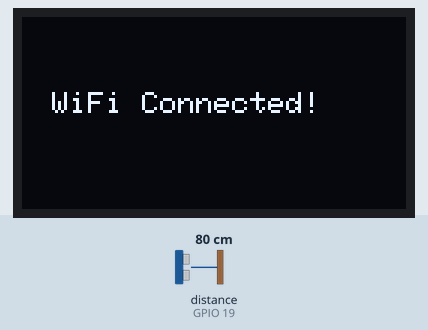
Bench run of a sketch on a simulated ESP32. On the bench: 128×64 one-colour display. Wiring (inferred from the names in the program): ultrasonic range finder: trigger GPIO 18; echo GPIO 19. The test bench sets the inputs (shaded band); at power-on: distance to the obstacle (sensor on GPIO 19) 80 cm. The echo pulse lasts 58.3 µs per cm; WiFi joins after 1.5 s; servers stay silent unless stated; uploads are accepted with an empty reply; the modem accepts every AT command (registered, SIM ready, sends succeed) and sends nothing else; what the sketch prints to the serial monitor is not drawn.

Above: at 3.7 s.
At 7.7 s:
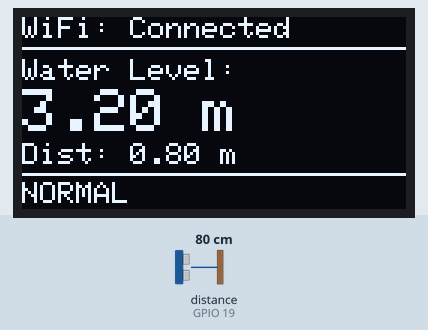
7.8 s: distance to the obstacle (sensor on GPIO 19) set to 2 cm
At 12.5 s:
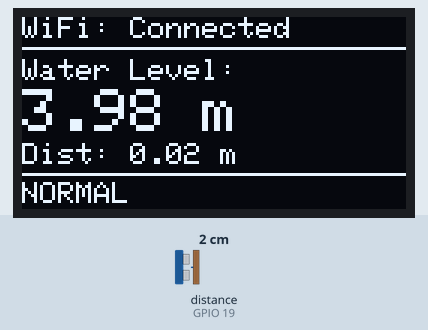
13.4 s: distance to the obstacle (sensor on GPIO 19) set to 4 cm
At 17.8 s:
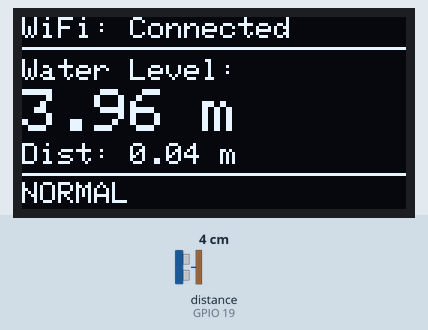
19.0 s: distance to the obstacle (sensor on GPIO 19) set to 9 cm
At 23.2 s:
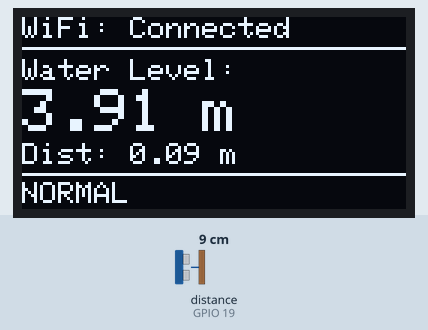
Timing chart, 0 to 24.7 s (numbered marks = the images above; inputs shaded):
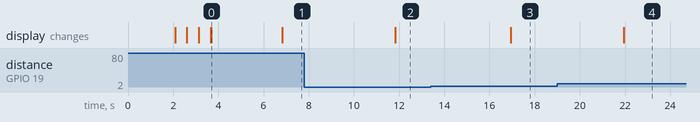

Measured:
- after the input at 7.8 s, the display: changes after 4.0 s (image 2)
- after the input at 13.4 s, the display: changes after 3.5 s (image 3)
- after the input at 19.0 s, the display: changes after 3.0 s (image 4)
- what the display in image 0 shows lasts 3.1 s, from 3.7 s to 6.8 s

The sketch:

hydroalert_v1.2.ino
```cpp
#include <HardwareSerial.h>
#include <WiFi.h>
#include <HTTPClient.h>
#include <ArduinoJson.h>
#include <Wire.h>
#include <Adafruit_GFX.h>
#include <Adafruit_SSD1306.h>

HardwareSerial sim800l(1);   // UART1: RX pin 16, TX pin 17

// ================== OLED Config ==================
#define SCREEN_WIDTH 128
#define SCREEN_HEIGHT 64
#define OLED_RESET    -1
#define OLED_ADDRESS  0x3C
Adafruit_SSD1306 display(SCREEN_WIDTH, SCREEN_HEIGHT, &Wire, OLED_RESET);

// ================== WiFi & Firebase Config ==================
const char* ssid = "Titus 3:5-7";
const char* password = "toGodbetheglory";

String PROJECT_ID = "hydroalert-a6173";
String API_KEY = "AIzaSyAW2F1xQPumqGlxv2yjAaYgmUc8WDMI7DM";

// ================== PIN DEFINITIONS ==================
#define TRIG_PIN 18
#define ECHO_PIN 19

// Firestore data
float maxHeight = 4.0;
float normalThreshold = 0.5;
float warningThreshold = 1.9;
float dangerThreshold = 3.2;

String normalMsg  = "System Normal";
String warningMsg = "Warning: Rising Water";
String dangerMsg  = "Danger: Evacuate Now";

String phoneList[30];
int phoneCount = 0;

unsigned long lastFirestoreUpdate = 0;
const unsigned long FIRESTORE_INTERVAL = 10000;

unsigned long lastCheck = 0;
const unsigned long CHECK_INTERVAL = 5000;

unsigned long lastSMSMillis = 0;
const unsigned long SMS_COOLDOWN = 90000;

bool flagWarning = false;
bool flagDanger  = false;

float lastWaterLevel = 0.0;
float lastDistance   = 0.0;
String currentStatus = "Initializing...";

// ================== OLED DISPLAY ==================
void updateDisplay() {
  display.clearDisplay();

  // ---- Row 1: WiFi status ----
  display.setTextSize(1);
  display.setTextColor(SSD1306_WHITE);
  display.setCursor(0, 0);
  if (WiFi.status() == WL_CONNECTED) {
    display.print("WiFi: Connected");
  } else {
    display.print("WiFi: Disconnected");
  }

  // ---- Divider ----
  display.drawLine(0, 10, 127, 10, SSD1306_WHITE);

  // ---- Row 2: Water Level ----
  display.setCursor(0, 14);
  display.setTextSize(1);
  display.print("Water Level:");

  display.setCursor(0, 24);
  display.setTextSize(2);
  display.print(String(lastWaterLevel, 2) + " m");

  // ---- Row 3: Distance ----
  display.setTextSize(1);
  display.setCursor(0, 42);
  display.print("Dist: " + String(lastDistance, 2) + " m");

  // ---- Divider ----
  display.drawLine(0, 52, 127, 52, SSD1306_WHITE);

  // ---- Row 4: Alert Status ----
  display.setCursor(0, 55);
  display.setTextSize(1);

  // Blink alert text if warning or danger
  if (flagDanger) {
    if ((millis() / 500) % 2 == 0) {
      display.print("!! DANGER !!");
    }
  } else if (flagWarning) {
    if ((millis() / 500) % 2 == 0) {
      display.print("! WARNING !");
    }
  } else {
    display.print("NORMAL");
  }

  display.display();
}

// ====================== SETUP ======================
void setup() {
  Serial.begin(115200);
  sim800l.begin(9600, SERIAL_8N1, 16, 17);

  pinMode(TRIG_PIN, OUTPUT);
  pinMode(ECHO_PIN, INPUT);

  // Init OLED
  Wire.begin(21, 22);
  if (!display.begin(SSD1306_SWITCHCAPVCC, OLED_ADDRESS)) {
    Serial.println("❌ SSD1306 OLED not found!");
  } else {
    Serial.println("✓ OLED initialized");
    display.clearDisplay();
    display.setTextSize(1);
    display.setTextColor(SSD1306_WHITE);
    display.setCursor(20, 20);
    display.println("HydroAlert v1.0");
    display.setCursor(20, 35);
    display.println("Starting up...");
    display.display();
  }

  delay(2000);
  Serial.println("=== Flood Monitoring System Starting ===");

  // Connect to WiFi
  WiFi.begin(ssid, password);
  Serial.print("Connecting to WiFi");

  display.clearDisplay();
  display.setCursor(0, 20);
  display.println("Connecting to WiFi");
  display.display();

  while (WiFi.status() != WL_CONNECTED) {
    delay(500);
    Serial.print(".");
    display.print(".");
    display.display();
  }
  Serial.println("\nWiFi Connected!");

  display.clearDisplay();
  display.setCursor(10, 25);
  display.println("WiFi Connected!");
  display.display();
  delay(1000);

  // Initialize SIM800L
  initSIM800L();

  // Initial load from Firestore
  updateSystemState();
  updateUsersList();
}

// ====================== LOOP ======================
void loop() {
  unsigned long now = millis();

  // Update thresholds and users periodically
  if (now - lastFirestoreUpdate >= FIRESTORE_INTERVAL) {
    updateSystemState();
    updateUsersList();
    lastFirestoreUpdate = now;
  }

  // Check water level
  if (now - lastCheck >= CHECK_INTERVAL) {
    lastCheck = now;

    lastDistance   = getDistance();
    lastWaterLevel = maxHeight - lastDistance;

    Serial.printf("Distance: %.2f m | Water Level: %.2f m\n", lastDistance, lastWaterLevel);

    updateWaterLevel(lastWaterLevel);
    checkAndSendAlert(lastWaterLevel);
  }

  // Refresh OLED every 500ms for blinking effect
  updateDisplay();
  delay(100);
}

// ====================== ULTRASONIC ======================
float getDistance() {
  digitalWrite(TRIG_PIN, LOW);
  delayMicroseconds(2);
  digitalWrite(TRIG_PIN, HIGH);
  delayMicroseconds(10);
  digitalWrite(TRIG_PIN, LOW);

  long duration = pulseIn(ECHO_PIN, HIGH, 30000);
  float distanceCm = (duration * 0.0343) / 2.0;
  return distanceCm / 100.0;
}

// ====================== FLOOD ALERT LOGIC ======================
void checkAndSendAlert(float waterLevel) {
  unsigned long now = millis();
  String message = "";

  if (waterLevel >= dangerThreshold && !flagDanger && (now - lastSMSMillis > SMS_COOLDOWN)) {
    message = dangerMsg + "\nWater Level: " + String(waterLevel, 2) + " m";
    broadcastSMS(message);
    flagDanger  = true;
    flagWarning = true;
  }
  else if (waterLevel >= warningThreshold && waterLevel < dangerThreshold && !flagWarning && (now - lastSMSMillis > SMS_COOLDOWN)) {
    message = warningMsg + "\nWater Level: " + String(waterLevel, 2) + " m";
    broadcastSMS(message);
    flagWarning = true;
  }
  else if (waterLevel < normalThreshold && (flagWarning || flagDanger)) {
    message = normalMsg + "\nWater Level: " + String(waterLevel, 2) + " m";
    broadcastSMS(message);
    flagWarning = false;
    flagDanger  = false;
  }
}

// ====================== BROADCAST SMS ======================
void broadcastSMS(String msg) {
  Serial.println("=== Broadcasting SMS ===");
  Serial.println(msg);

  for (int i = 0; i < phoneCount; i++) {
    if (phoneList[i].length() > 8) {
      sendSingleSMS(phoneList[i], msg);
      delay(3500);
    }
  }
  lastSMSMillis = millis();
}

void sendSingleSMS(String number, String message) {
  sim800l.println("AT+CMGF=1");
  delay(400);
  sim800l.print("AT+CMGS=\"");
  sim800l.print(number);
  sim800l.println("\"");
  delay(500);
  sim800l.println(message);
  delay(500);
  sim800l.write(26);   // Ctrl+Z
  delay(2500);

  while (sim800l.available()) {
    Serial.write(sim800l.read());
  }
  Serial.println("→ Sent to: " + number);
}

// ====================== FIRESTORE: UPDATE WATER LEVEL ======================
void updateWaterLevel(float waterLevel) {
  if (WiFi.status() != WL_CONNECTED) return;

  String url = "https://firestore.googleapis.com/v1/projects/" + PROJECT_ID +
               "/databases/(default)/documents/systemState/current?key=" + API_KEY +
               "&updateMask.fieldPaths=waterLevel";

  String body = "{\"fields\":{\"waterLevel\":{\"doubleValue\":" + String(waterLevel, 2) + "}}}";

  for (int attempt = 1; attempt <= 3; attempt++) {
    HTTPClient http;
    http.begin(url);
    http.addHeader("Content-Type", "application/json");
    http.setTimeout(5000);

    int httpCode = http.PATCH(body);

    if (httpCode == HTTP_CODE_OK) {
      Serial.printf("✓ waterLevel updated: %.2f m\n", waterLevel);
      http.end();
      return;
    } else {
      Serial.printf("❌ waterLevel PATCH failed (attempt %d/3): %d\n", attempt, httpCode);
      http.end();
      if (attempt < 3) delay(1000);
    }
  }
  Serial.println("⚠ waterLevel update skipped, will retry next cycle.");
}

// ====================== FIRESTORE: SYSTEM STATE ======================
void updateSystemState() {
  if (WiFi.status() != WL_CONNECTED) return;

  HTTPClient http;
  String url = "https://firestore.googleapis.com/v1/projects/" + PROJECT_ID +
               "/databases/(default)/documents/systemState/current?key=" + API_KEY;

  http.begin(url);
  int httpCode = http.GET();

  if (httpCode == HTTP_CODE_OK) {
    String payload = http.getString();
    Serial.println("Firestore payload: " + payload);

    DynamicJsonDocument doc(2048);
    deserializeJson(doc, payload);

    JsonObject fields = doc["fields"];

    auto getNumber = [](JsonObject& fields, const char* key, float fallback) -> float {
      if (fields[key]["stringValue"].is<const char*>()) {
        String val = fields[key]["stringValue"].as<String>();
        if (val.length() > 0) return val.toFloat();
      }
      if (fields[key]["doubleValue"].is<float>()) {
        return fields[key]["doubleValue"].as<float>();
      }
      if (fields[key]["integerValue"].is<long>()) {
        return (float)fields[key]["integerValue"].as<long>();
      }
      return fallback;
    };

    maxHeight        = getNumber(fields, "maxHeight",        maxHeight);
    normalThreshold  = getNumber(fields, "normalThreshold",  normalThreshold);
    warningThreshold = getNumber(fields, "warningThreshold", warningThreshold);
    dangerThreshold  = getNumber(fields, "dangerThreshold",  dangerThreshold);

    String tmp = "";

    tmp = fields["normalMessage"]["stringValue"].as<String>();
    if (tmp.length() > 0) normalMsg = tmp;

    tmp = fields["warningMessage"]["stringValue"].as<String>();
    if (tmp.length() > 0) warningMsg = tmp;

    tmp = fields["dangerMessage"]["stringValue"].as<String>();
    if (tmp.length() > 0) dangerMsg = tmp;

    Serial.println("✓ SystemState updated from Firestore");
    Serial.printf("maxHeight=%.2f | normalThreshold=%.2f | warningThreshold=%.2f | dangerThreshold=%.2f\n",
                  maxHeight, normalThreshold, warningThreshold, dangerThreshold);
  } else {
    Serial.printf("❌ SystemState GET failed: %d\n", httpCode);
  }
  http.end();
}

// ====================== FIRESTORE: USERS COLLECTION ======================
void updateUsersList() {
  if (WiFi.status() != WL_CONNECTED) return;

  phoneCount = 0;

  HTTPClient http;
  String url = "https://firestore.googleapis.com/v1/projects/" + PROJECT_ID +
               "/databases/(default)/documents/users?key=" + API_KEY + "&pageSize=50";

  http.begin(url);
  int httpCode = http.GET();

  if (httpCode == HTTP_CODE_OK) {
    String payload = http.getString();
    DynamicJsonDocument doc(8192);
    deserializeJson(doc, payload);

    JsonArray documents = doc["documents"];

    for (JsonObject docObj : documents) {
      JsonObject fields = docObj["fields"];

      String phone = "";
      if (fields.containsKey("phone")) {
        phone = fields["phone"]["stringValue"].as<String>();
      } else if (fields.containsKey("phoneNumber")) {
        phone = fields["phoneNumber"]["stringValue"].as<String>();
      }

      if (phone.length() > 8 && phoneCount < 30) {
        if (phone.startsWith("0")) {
          phone = "+63" + phone.substring(1);
        } else if (!phone.startsWith("+")) {
          phone = "+63" + phone;
        }
        phoneList[phoneCount++] = phone;
        Serial.println("Added user: " + phone);
      }
    }
    Serial.printf("✓ Loaded %d users from Firestore\n", phoneCount);
  } else {
    Serial.printf("❌ Users collection GET failed: %d\n", httpCode);
  }
  http.end();
}

// ====================== SIM800L INIT ======================
void initSIM800L() {
  sendATCommand("AT", 1000);
  sendATCommand("AT+CMGF=1", 500);
  Serial.println("SIM800L Initialized");
}

void sendATCommand(String cmd, int delayMs) {
  sim800l.println(cmd);
  delay(delayMs);
  while (sim800l.available()) {
    Serial.write(sim800l.read());
  }
}
```
